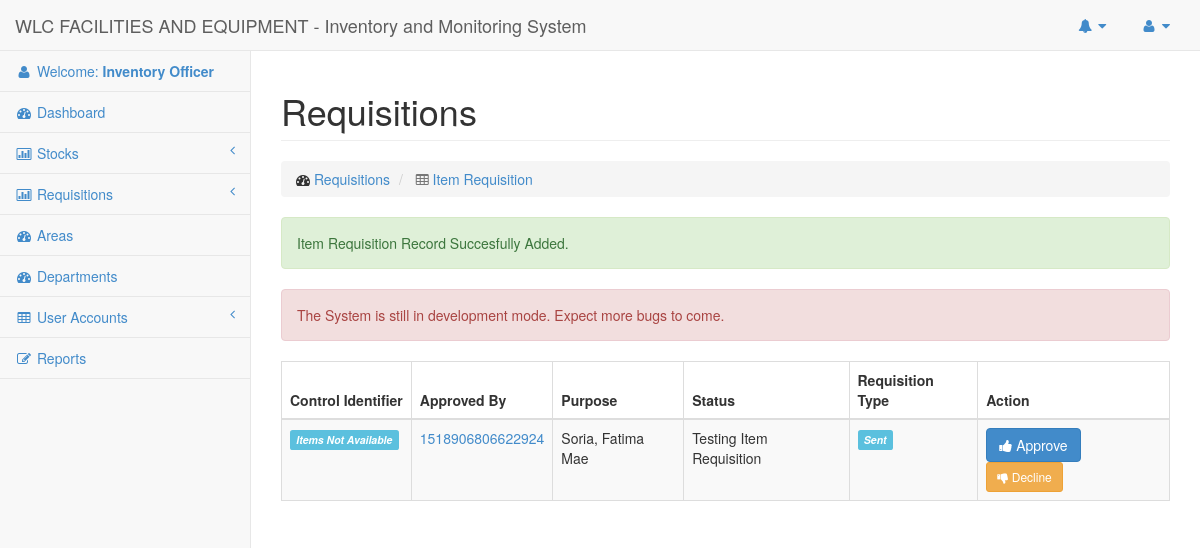
/Pages/Requisitions/pending.php (signed in), run on an earlier commit of the app's database.
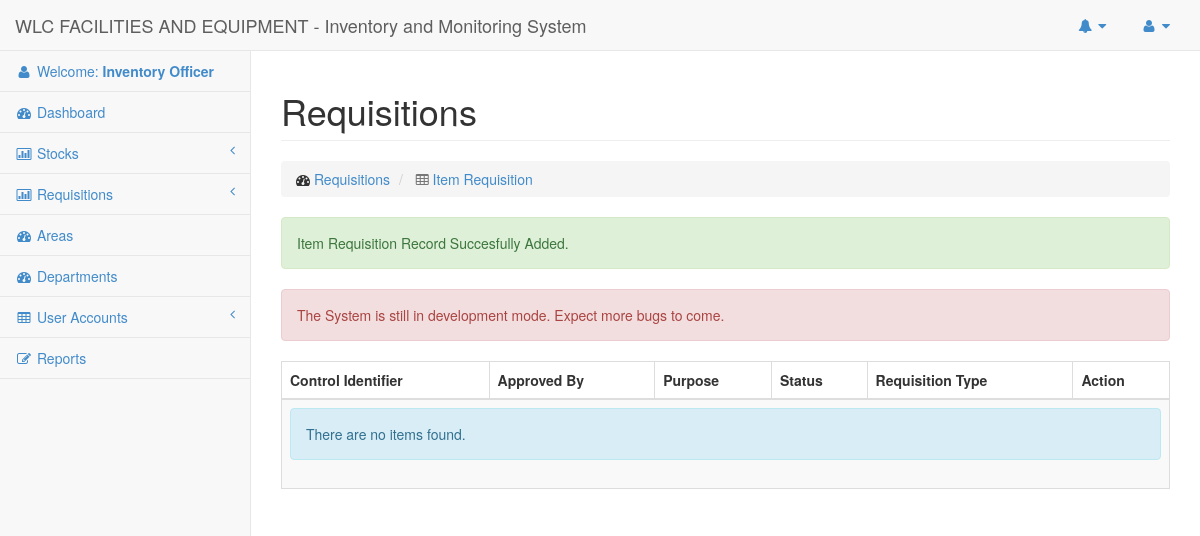
And on a later commit of the database.
### tables this page shows
CREATE TABLE `requisitions` (
  `id` int(50) NOT NULL AUTO_INCREMENT,
  `type` varchar(10) NOT NULL,
  `requester_id` varchar(50) NOT NULL,
  `purpose` varchar(255) NOT NULL,
  `datetime_added` datetime NOT NULL,
  `status` varchar(45) NOT NULL,
  `control_identifier` varchar(45) NOT NULL,
  `area_id` int(11) NOT NULL,
  `datetime_approveddeclined_by_gsd_officer` datetime DEFAULT NULL,
  `datetime_approveddeclined_by_president` datetime DEFAULT NULL,
  `gsd_officer_id` int(50) DEFAULT NULL,
  `president_id` int(50) DEFAULT NULL,
  PRIMARY KEY (`id`)
);

CREATE TABLE `users` (
  `id` int(50) NOT NULL AUTO_INCREMENT,
  `email` varchar(100) NOT NULL,
  `password` varchar(100) NOT NULL,
  `lastname` varchar(100) NOT NULL,
  `firstname` varchar(100) NOT NULL,
  `middlename` varchar(50) NOT NULL,
  `status` enum('Active','Inactive','Deleted') NOT NULL,
  `type` varchar(30) NOT NULL,
  `datetime_added` datetime NOT NULL,
  `datetime_updated` varchar(45) NOT NULL,
  `datetime_deleted` varchar(45) NOT NULL,
  `department_id` int(11) NOT NULL,
  PRIMARY KEY (`id`),
  UNIQUE KEY `user_id` (`id`),
  UNIQUE KEY `user_id_2` (`id`),
  UNIQUE KEY `user_id_3` (`id`)
);

### Core/Login.php (called while the page is built, shortened)
<?php
Class Login {
	public static function getUserLoggedInType()
	{
		return $_SESSION['type'];
	}
}

### Config/DbConnection.php (called while the page is built, shortened)
<?php
Class DbConnection{
	private static $_instance;
	public static function connect() {
		if(!self::$_instance) {
			self::$_instance = new self();
		}
		return self::$_instance;
	}
	private function __construct() {
		$this->_connection = new mysqli(Constant::DB_HOST, Constant::DB_USER,
			Constant::DB_PASS, Constant::DB_NAME);
	}
	public function getConnection() {
		return $this->_connection;
	}
}

### Repositories/Requisitions.php (called while the page is built, shortened)
<?php
Class Requisitions extends Base
{
	public $table = 'requisitions';
	public function getAllRequesition($type)
	{
    $sql = "SELECT
                `$this->table`.`id` as requisition_id,
                `$this->table`.`purpose` as requisition_purpose,
                `$this->table`.`control_identifier` as requisition_control_identifier,
                `$this->table`.`datetime_added` as requisition_datetime_added,
                `users`.`firstname` as user_firstname,
                `users`.`middlename` as user_middlename,
                `users`.`lastname` as user_lastname,
                `$this->table`.`status` as requisition_status
              FROM
                $this->table
              JOIN
                users
              ON
                `users`.`id`=`$this->table`.`requester_id`
              WHERE
                `$this->table`.`type` = '".$type."'";
		$result = $this->raw($sql);
		return $result;
	}
}

### Repositories/Base.php (called while the page is built, shortened)
<?php
Class Base {
	public $connection = '';
	public function __construct()
	{
		$this->connection = DbConnection::connect()->getConnection();
	}
	public function raw($sql)
	{
		return $this->connection->query($sql);
	}
}
?>

### Utilities/RequesterUtility.php (called while the page is built)
<?php
Class RequesterUtility
{
	public static function getFullName($data)
	{
		return ucwords($data['user_lastname']).', '.ucwords($data['user_firstname']).' ';
	}
}

### Core/Link.php (called while the page is built)
<?php
Class Link
{
	public static function createUrl($url)
	{
		return 'http://'.$_SERVER['HTTP_HOST'].'/'.$url;
	}
}

### Pages/Requisitions/pending.php (the view, shortened to what the changed rows need)
<?php
include $_SERVER['DOCUMENT_ROOT'].'/Core/Loader.php';
$requisitions = new Requisitions();
?>
  <div class="row">
      <div class="col-lg-12">
          <h1 class="page-header">Requisitions</h1>
      </div>
  </div>
  <div class="row">
    <div class="col-md-12">
      <div class="table-responsive">
        <?php
            if (Login::getUserLoggedInType() == Constant::USER_PRESIDENT) {
                $result = $requisitions->getAllRequesitionForApprovalByPresident(Constant::REQUISITION_ITEM);
            } else {
                $result = $requisitions->getAllRequesition(Constant::REQUISITION_ITEM);
            }
        ?>
        <table class="table table-striped table-hover table-bordered">
          <thead>
              <tr id='th'>
                  <th> Control Identifier </th>
                  <th> Approved By </th>
                  <th> Purpose </th>
                  <th> Status</th>
                  <th> Requisition Type </th>
                  <th> Action </th>
              </tr>
          </thead>
          <tbody>
            <?php if (Login::getUserLoggedInType() == Constant::USER_PRESIDENT): ?>
              <input type="hidden" id="approve_item_requisition_url" value="<?php echo Link::createUrl('Controllers/ApproveRequisitionByPresident.php'); ?>" />
              <input type="hidden" id="declined_item_requisition_url" value="<?php echo Link::createUrl('Controllers/DeclinedRequisitionByPresident.php'); ?>" />
              <input type="hidden" id="requisition_type" value="<?php echo Constant::REQUISITION_ITEM; ?>"/>
              <?php if ($result && 0 != $result->num_rows) { ?>
                  <?php  while ($item = $result->fetch_assoc()) { ?>
                    <tr data-requesterId="<?php echo $item['requisition_requester_id']; ?>"  data-id="<?php echo $item['requisition_id']; ?>" data-type='<?php echo Constant::REQUISITION_ITEM; ?>'>
                      <td>
                          <a title="View Details Of Requisition" href="<?php echo Link::createUrl('Pages/Requisitions/requisition.php?control_identifier='.$item['requisition_control_identifier']); ?>"><?php echo $item['requisition_control_identifier']; ?></a>
                      </td>
                      <td> GSD Officer: <a href="javascript:void(0)"> <?php echo RequesterUtility::getFullName($item); ?></a> </td>
                      <td> <?php echo $item['requisition_purpose']; ?></td>
                      <td class='status'> <label class="label label-success">Approved By GSD Officer</label> </td>
                      <td> <?php echo $item['requisition_type']; ?> </td>
                      <td>
                            <a href="javascript:void(0)" class='btn btn-large btn-primary approve_item_by_president_btn'> <i class='fa fa-thumbs-up'></i> Approve</a>
                            <a href="javascript:void(0)" class='btn btn-sm btn-warning'> <i class='fa fa-thumbs-down'></i> Decline</a>
                      </td>
                    </tr>
                  <?php } ?>
              <?php } else { ?>
                    <tr>
                        <td colspan=7>
                            <div class="alert alert-info">
                                There are no items found.
                            </div>
                        </td>
                    </tr>
              <?php } ?>
            <?php else: ?>
              <?php if ($result && 0 != $result->num_rows) { ?>
                  <?php  while ($item = $result->fetch_assoc()) { ?>
                    <tr data-id="<?php echo $item['requisition_id']; ?>" data-type='<?php echo Constant::REQUISITION_ITEM; ?>'>
                      <td>
                        <?php if ($item['requisition_status'] == Constant::REQUISITION_APPROVED ) { ?>
                          <a
                            class='btn btn-success btn-sm'
                            href="<?php echo Link::createUrl('Pages/Requisitions/Items/listing.php?control_identifier='.$item['requisition_control_identifier']); ?>">
                            <i class='fa fa-table'></i> View Items
                          </a>
                        <?php } else { ?>
                          <i class='label label-info'>Items Not Available</i>
                        <?php } ?>
                      </td>
                      <td>
                          <a title="View Details Of Requisition" href="#"><?php echo $item['requisition_control_identifier']; ?></a>
                      </td>
                      <td> <?php echo RequesterUtility::getFullName($item); ?></td>
                      <td> <?php echo $item['requisition_purpose']; ?></td>
                      <td>
                        <?php if ($item['requisition_status'] == Constant::REQUISITION_APPROVED) { ?>
                          <i class='label label-success'><?php echo $item['requisition_status']; ?></i>
                        <?php } else { ?>
                          <i class='label label-info'><?php echo $item['requisition_status']; ?></i>
                        <?php } ?>
                      </td>
                      <td>
                          <?php if ($item['requisition_status'] != Constant::REQUISITION_APPROVED) { ?>
                            <a href="<?php echo Link::createUrl('Pages/Requisitions/Items/approve.php?control_identifier='.$item['requisition_control_identifier']); ?>" class='btn btn-large btn-primary'> <i class='fa fa-thumbs-up'></i> Approve</a>
                          <?php } ?>
                          <?php if ($item['requisition_status'] != Constant::REQUISITION_APPROVED) { ?>
                            <a href="<?php echo Link::createUrl('Pages/Requisitions/Items/approve.php?control_identifier='.$item['requisition_control_identifier']); ?>" class='btn btn-sm btn-warning'> <i class='fa fa-thumbs-down'></i> Decline</a>
                          <?php } ?>
                      </td>
                    </tr>
                  <?php } ?>
              <?php } else { ?>
                    <tr>
                        <td colspan=7>
                            <div class="alert alert-info">
                                There are no items found.
                            </div>
                        </td>
                    </tr>
              <?php } ?>
            <?php endif ?>
          </tbody>
        </table>
      </div>
    </div>
  </div>

What changed in the data, as far as the page shows it:
removed requisitions: shows "Items Not Available", control_identifier "1518906806622924", users.lastname+firstname "Soria, Fatima Mae", purpose "Testing Item Requisition", status "Sent"
Also different on the page:
text now shown: "There are no items found."
